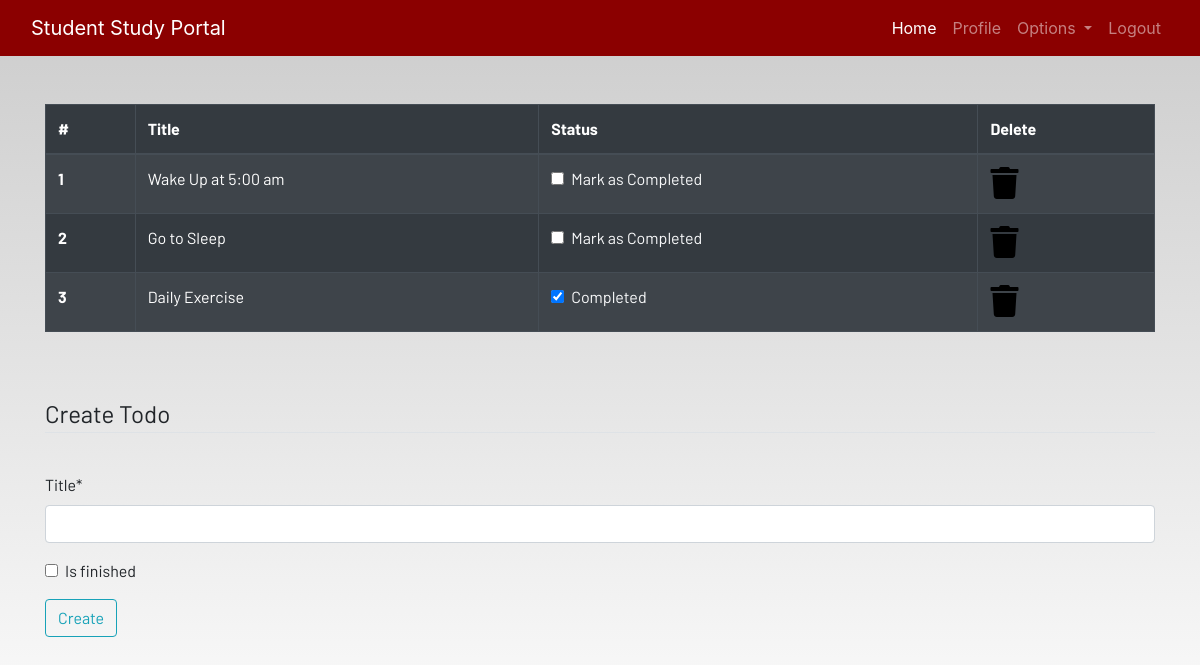
Screenshot of /to-do/ (signed in) with the database file from the repository.
### dashboard/models.py (models this page shows, shortened)
class Todo(models.Model):
    user=models.ForeignKey(User,on_delete=models.CASCADE)
    title=models.CharField(max_length=150)
    is_finished=models.BooleanField(default=False)

### dashboard/views.py (the view, shortened to what this page needs)
# urls.py: path('to-do/',views.todo,name='todo'),
@login_required
def todo(request):
    form=TodoForm()
    todo=Todo.objects.filter(user=request.user)
    if len(todo)==0:
        todoDone=True
    else:
        todoDone=False
    return render(request,'dashboard/todo.html',{'todo':todo,'todoDone':todoDone,'form':form})

### dashboard/forms.py
class TodoForm(forms.ModelForm):
    class Meta:
        model=Todo
        fields=['title','is_finished']

### dashboard/templates/dashboard/todo.html
{% extends 'dashboard/base.html' %}
{% load static %}
{% block content %}
{%load crispy_forms_tags%}
<div class="container">
    {% if not todoDone %}
    <table class="table table-striped table-bordered table-hover table-dark">
        <thead>
            <tr>
                <th scope="col">#</th>
                <th scope="col">Title</th>
                <th scope="col">Status</th>
                <th scope="col">Delete</th>
            </tr>
        </thead>
        <tbody>
            {% for t in todo %}
            <tr>
                <th scope="row">{{forloop.counter}}</th>
                <td>{{t.title}}</td>
                <td>
                    <a href="{%url 'updateTodo' t.id%}">
                        <div class="form-check">
                            {% if t.is_finished %}
                            <input class="form-check-input" type="checkbox" value="" checked>
                            <label class="form-check-label text-light" for="flexCheckDefault">
                                 Completed
                            </label>
                            {% else %}
                            <input class="form-check-input" type="checkbox" value="">
                            <label class="form-check-label text-light" for="flexCheckDefault">
                                Mark as Completed
                            </label>
                            {% endif %}
                        </div>
                    </a>
                </td>
                <td><a href="{%url 'deleteTodo' t.id%}"><i class="fa fa-trash fa-2x"></i></a></td>
            </tr>
            {% endfor %}
        </tbody>
    </table>
{% else %}
    <h4>All tasks have been done! Create to add more</h4>
{% endif %}
</div><br><br>
<div class="container">
    <form method="POST">{% csrf_token %}
        <fieldset class="form-group">
            <legend class="border-bottom mb-4">Create Todo</legend>
        </fieldset>
        {{form|crispy}}
        <div class="form-group">
            <button href="" class="btn btn-outline-info" type="submit">
                Create
            </button>
        </div>
    </form>
</div>
{% endblock content %}

### dashboard/static/dashboard/css/main.css (style rules this page uses)
html { scroll-behavior: smooth; height: 100%; width: 100%; }
a { text-decoration: none !important; color: black; }
html, body { max-width: 100%; overflow-x: hidden; height: 100%; width: 100%; }
body { background: linear-gradient(rgba(0, 0, 0, 0.2), rgba(255, 255, 255, 0.5)); overflow-x: hidden; background-repeat: no-repeat; }
.fa { color: black; }

### rows the page displays
Todo: title "Wake Up at 5:00 am"
Todo: title "Go to Sleep"
Todo: title "Daily Exercise"
